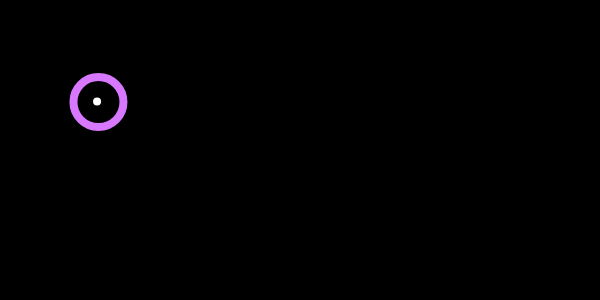
Frame 1 (no input)
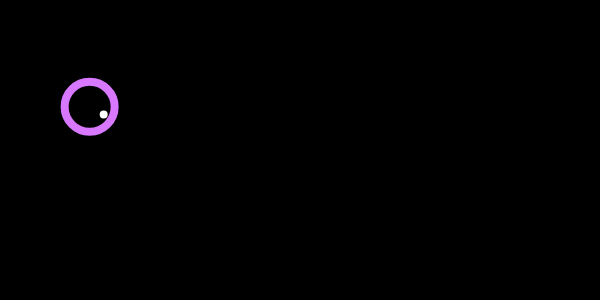
Frame 60 (no input)
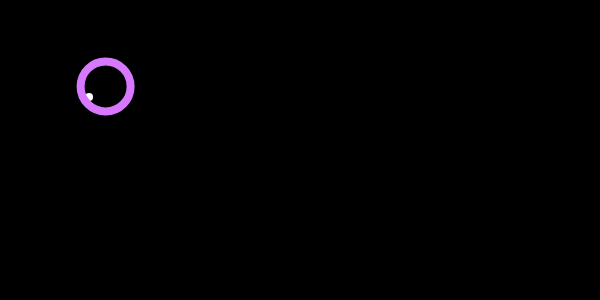
Frame 120 (the mouse pressed at the canvas centre since frame 60)

The p5.js sketch that drew these frames (run headless with seeded random() and noise() and a simulated clock; from frame 60 on, the mouse is pressed at the canvas centre):

// p5.js sketch
// ── sketch.js

function Particle() {
  this.x = 100;
  this.y = 99;

   // put setup code here
}

function Confeti() {
  Particle.call(this);
  this.col = color(random(120,255),120,255);

}

// defining function outside

Particle.prototype.show = function () {
  stroke(255);
  strokeWeight(8);
  point(this.x,this.y);
};

Particle.prototype.update = function () {
  this.x +=random(5,-5);
  this.y +=random(5,-5);
};
Confeti.prototype = Object.create(Particle.prototype);
Confeti.prototype.constructor = Confeti; // give its own constructor

Confeti.prototype.show = function() {

  stroke(this.col);
  noFill();
  strokeWeight(8);
  ellipse(this.x,this.y,50,50);

};


//p5.Vector.prototype.double = function() {

  //  this.x *=2;
  //  this.y *=2;
  //  this.z *=2;

// }


var p;
// var v;
var c;

function setup() {
    createCanvas(600,300);
    p = new Particle();
  //  v = createVector(3,4);
    c = new Confeti
  console.log(p);
  console.log(c);
}

function draw() {
  background(0);
  p.update();
  p.show();
  c.update();
  c.show();
}
